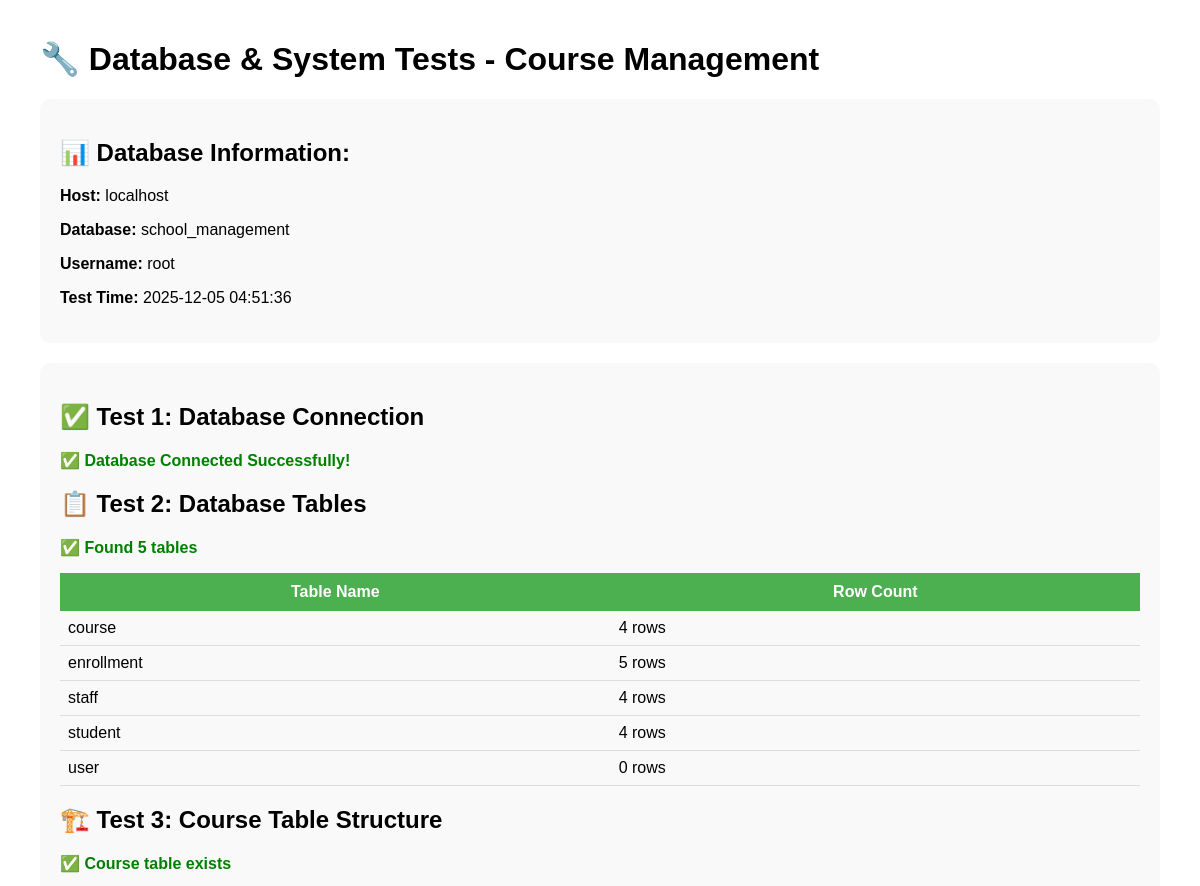
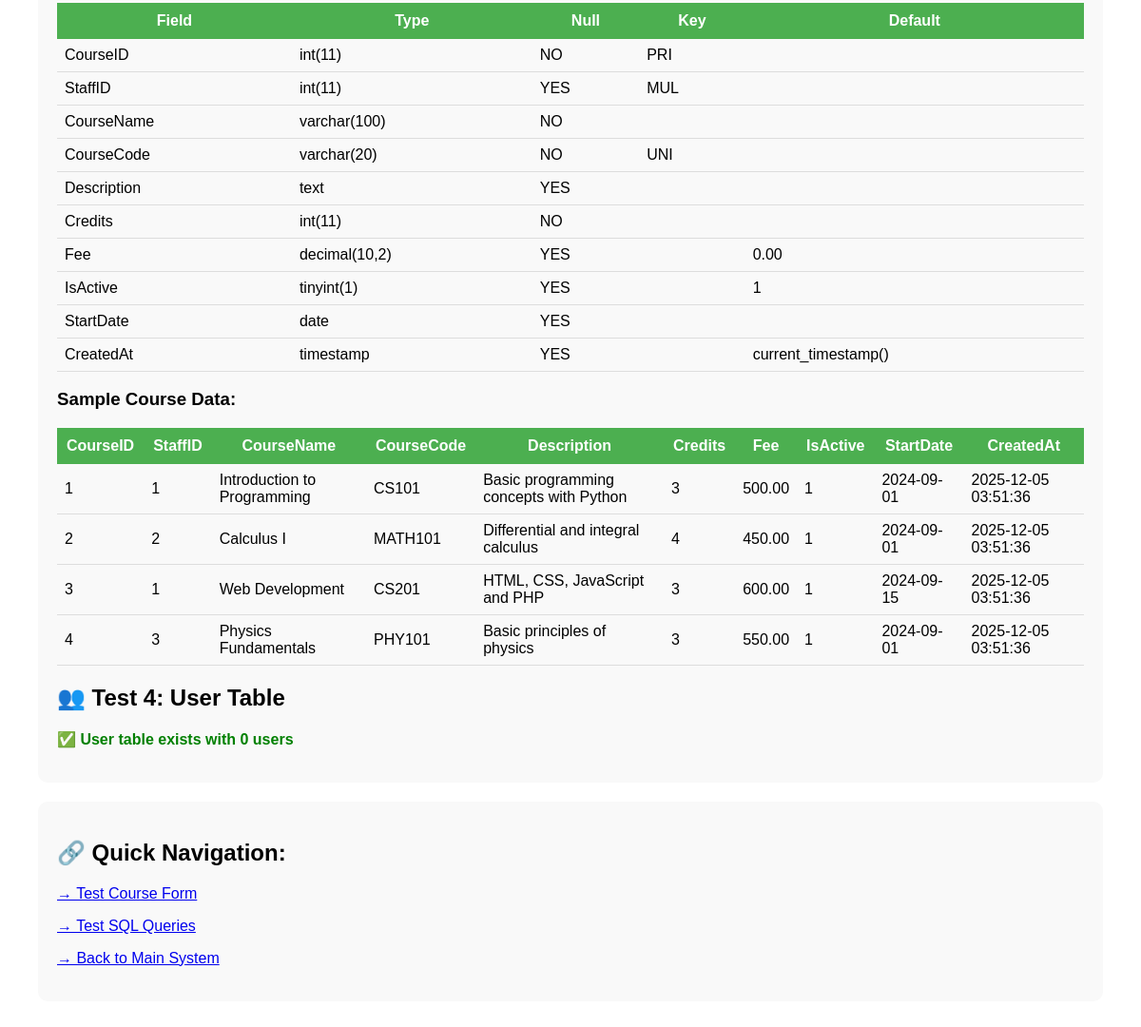
Screenshot of /test-connection.php (signed in) with the database file from the repository (2 pictures, top to bottom).
### tables this page shows
CREATE TABLE Course (
    CourseID INT AUTO_INCREMENT PRIMARY KEY,
    StaffID INT NULL,
    CourseName VARCHAR(100) NOT NULL,
    CourseCode VARCHAR(20) NOT NULL UNIQUE,
    Description TEXT,
    Credits INT NOT NULL,
    Fee DECIMAL(10,2) DEFAULT 0.00,
    IsActive TINYINT(1) DEFAULT 1,
    StartDate DATE,
    CreatedAt TIMESTAMP DEFAULT CURRENT_TIMESTAMP,
    FOREIGN KEY (StaffID) REFERENCES Staff(StaffID) ON DELETE SET NULL
);

### test-connection.php (the view, shortened to what this page needs)
<?php
echo "<!DOCTYPE html>
<html>
<head>
    <title>Database Connection Test</title>
    <style>
        body { font-family: Arial; margin: 40px; }
        .success { color: green; font-weight: bold; }
        .error { color: red; font-weight: bold; }
        .warning { color: orange; }
        .box { background: #f9f9f9; padding: 20px; border-radius: 10px; margin: 20px 0; }
        table { border-collapse: collapse; width: 100%; margin: 10px 0; }
        th { background: #4CAF50; color: white; padding: 10px; }
        td { padding: 8px; border-bottom: 1px solid #ddd; }
    </style>
</head>
<body>";
echo "<h1>🔧 Database & System Tests - Course Management</h1>";
$host = 'localhost';
$dbname = 'school_management';
$username = 'root';
$password = '';
echo "<div class='box'>
        <h2>📊 Database Information:</h2>
        <p><strong>Host:</strong> $host</p>
        <p><strong>Database:</strong> $dbname</p>
        <p><strong>Username:</strong> $username</p>
        <p><strong>Test Time:</strong> " . date('Y-m-d H:i:s') . "</p>
      </div>";
echo "<div class='box'>
        <h2>✅ Test 1: Database Connection</h2>";
try {
    $pdo = new PDO("mysql:host=$host;dbname=$dbname", $username, $password);
    $pdo->setAttribute(PDO::ATTR_ERRMODE, PDO::ERRMODE_EXCEPTION);
    echo "<p class='success'>✅ Database Connected Successfully!</p>";
    echo "<h2>📋 Test 2: Database Tables</h2>";
    $tables = $pdo->query("SHOW TABLES")->fetchAll(PDO::FETCH_COLUMN);
    if (count($tables) > 0) {
        echo "<p class='success'>✅ Found " . count($tables) . " tables</p>";
        echo "<table>";
        echo "<tr><th>Table Name</th><th>Row Count</th></tr>";
        foreach ($tables as $table) {
            $count = $pdo->query("SELECT COUNT(*) as cnt FROM `$table`")->fetch()['cnt'];
            echo "<tr><td>$table</td><td>$count rows</td></tr>";
        }
        echo "</table>";
    } else {
        echo "<p class='error'>❌ No tables found in database</p>";
    }
    echo "<h2>🏗️ Test 3: Course Table Structure</h2>";
    if (in_array('course', $tables)) {
        echo "<p class='success'>✅ Course table exists</p>";
        $columns = $pdo->query("DESCRIBE course")->fetchAll(PDO::FETCH_ASSOC);
        echo "<table>";
        echo "<tr><th>Field</th><th>Type</th><th>Null</th><th>Key</th><th>Default</th></tr>";
        foreach ($columns as $col) {
            echo "<tr>
                    <td>{$col['Field']}</td>
                    <td>{$col['Type']}</td>
                    <td>{$col['Null']}</td>
                    <td>{$col['Key']}</td>
                    <td>{$col['Default']}</td>
                  </tr>";
        }
        echo "</table>";
        echo "<h3>Sample Course Data:</h3>";
        $courses = $pdo->query("SELECT * FROM course LIMIT 5")->fetchAll(PDO::FETCH_ASSOC);
        if (count($courses) > 0) {
            echo "<table>";
            echo "<tr>";
            foreach (array_keys($courses[0]) as $key) {
                echo "<th>$key</th>";
            }
            echo "</tr>";
            foreach ($courses as $course) {
                echo "<tr>";
                foreach ($course as $value) {
                    echo "<td>" . htmlspecialchars($value) . "</td>";
                }
                echo "</tr>";
            }
            echo "</table>";
        } else {
            echo "<p class='warning'>⚠️ No data in course table</p>";
        }
    }
    echo "<h2>👥 Test 4: User Table</h2>";
    if (in_array('user', $tables)) {
        $users = $pdo->query("SELECT COUNT(*) as count FROM user")->fetch()['count'];
        echo "<p class='success'>✅ User table exists with $users users</p>";
    }
} catch (Exception $e) {
    echo "<p class='error'>❌ Database Error: " . $e->getMessage() . "</p>";
    echo "<p><strong>Possible solutions:</strong></p>";
    echo "<ul>
            <li>Check if MySQL is running in XAMPP</li>
            <li>Check database name: school_management</li>
            <li>Try without password (root with empty password)</li>
          </ul>";
}
echo "</div>";
echo "<div class='box'>
        <h2>🔗 Quick Navigation:</h2>
        <p><a href='test-form.html'>→ Test Course Form</a></p>
        <p><a href='test-sql.php'>→ Test SQL Queries</a></p>
        <p><a href='../index.php'>→ Back to Main System</a></p>
      </div>";
echo "</body></html>";
?>

### test-connection.php (style rules this page uses)
body { font-family: Arial; margin: 40px; }
.success { color: green; font-weight: bold; }
.box { background: #f9f9f9; padding: 20px; border-radius: 10px; margin: 20px 0; }
table { border-collapse: collapse; width: 100%; margin: 10px 0; }
th { background: #4CAF50; color: white; padding: 10px; }
td { padding: 8px; border-bottom: 1px solid #ddd; }

### rows the page displays
course: value "1", CourseName "Introduction to Programming", CourseCode "CS101", Description "Basic programming concepts with Python", Credits "3", Fee "500.00", StartDate "2024-09-01", CreatedAt "2025-12-05 03:51:36"
course: value "2", CourseName "Calculus I", CourseCode "MATH101", Description "Differential and integral calculus", Credits "4", Fee "450.00", IsActive "1", StartDate "2024-09-01", CreatedAt "2025-12-05 03:51:36"
course: value "3", value "1", CourseName "Web Development", CourseCode "CS201", Description "HTML, CSS, JavaScript and PHP", Fee "600.00", StartDate "2024-09-15", CreatedAt "2025-12-05 03:51:36"
course: CourseID "4", value "3", CourseName "Physics Fundamentals", CourseCode "PHY101", Description "Basic principles of physics", Fee "550.00", IsActive "1", StartDate "2024-09-01", CreatedAt "2025-12-05 03:51:36"

### other values shown
$host "localhost"
$dbname "school_management"
$username "root"
count($tables) "5"
$table "course"
$count "4"
$table "enrollment"
$count "5"
$table "staff"
$table "student"
$table "user"
$count "0"
$col['Field'] "CourseID"
$col['Type'] "int(11)"
$col['Null'] "NO"
